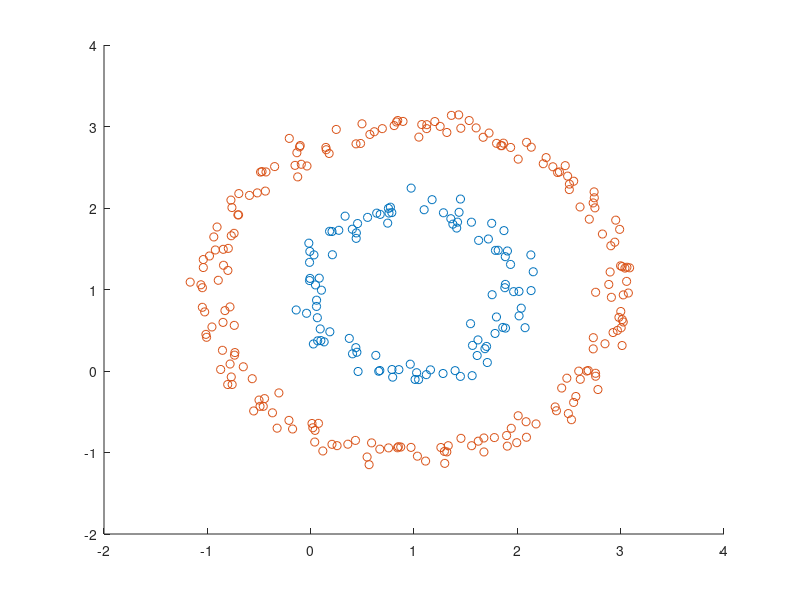
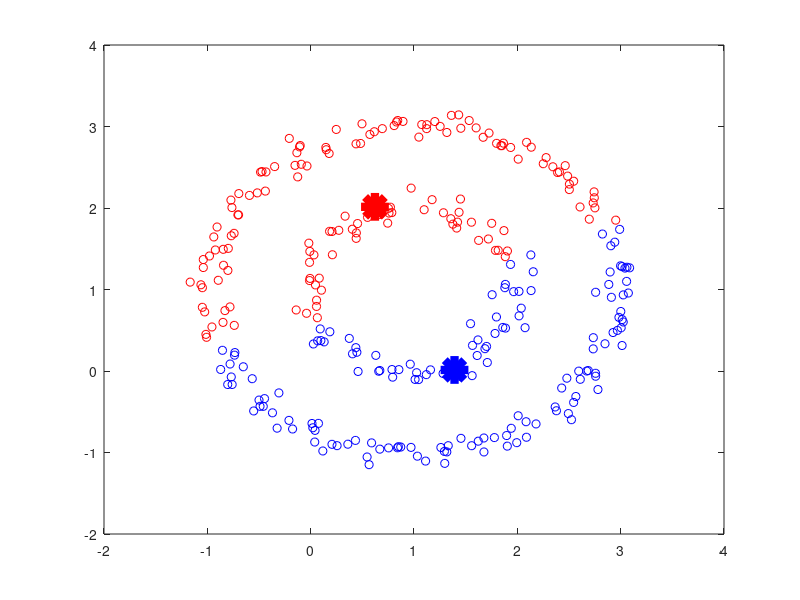

Recreate these plots in MATLAB, in order. (Note: this script raises an error after producing the figures.)
% Sample spectral technique

clear ;
close all ;

load('data.mat') ;

figure;
% Get the ground truth and plot the data scatter
% N and K come from "gen_data.m"
C1X1 = X(1:N, 1);
C1X2 = X(1:N, 2);
C2X1 = X((N+1):end, 1);
C2X2 = X((N+1):end, 2);
scatter(C1X1, C1X2) ; 
hold on ;
scatter(C2X1, C2X2) ;
%title('Scatter Plot');
print(gcf, '-depsc', '../plot/sc_sample_scatter.eps') ;

figure ;
% Ordinary K-means
[idx, c] = kmeans(X, K) ;
plot(X(idx==1, 1), X(idx==1, 2), 'ob') ;
hold on ;
plot(X(idx==2, 1), X(idx==2, 2), 'or') ;
h = plot(c(1, 1), c(1, 2), '*b') ;
set(h, 'LineWidth', 20) ;
h = plot(c(2, 1), c(2, 2), '*r') ;
set(h, 'LineWidth', 20) ;
print(gcf, '-depsc', '../plot/sc_sample_kmeans.eps') ;

figure ;
% Spectral Clustering
epsilon = 0.7 ; % Super parameter for similarity graph formation
D = dist(X') ; % Compute distance for each pair
A = double(D < epsilon) ; % Conect nearby nodes
gplot(A, X) ;
print(gcf, '-depsc', '../plot/sc_sample_adj.eps') ;
figure ;
[V, Lambda] = eigs(A, K) ; % Eigen-value decomposition, only get Largest K EVs
[idx, c] = kmeans(V, K) ; % Run ordinary K-Means
plot(X(idx==1, 1), X(idx==1, 2), 'ob') ;
hold on ;
plot(X(idx==2, 1), X(idx==2, 2), 'or') ;
print(gcf, '-depsc', '../plot/sc_sample_sc.eps') ;

figure ;
plot(V(idx==1, 1), V(idx==1, 2), 'ob') ;
hold on ;
plot(V(idx==2, 1), V(idx==2, 2), 'or') ;
print(gcf, '-depsc', '../plot/sc_sample_2d_embed.eps') ;

figure ;
theta = linspace(0, 2 * pi, 1000); 
plot(cos(theta), sin(theta)); 
hold on;
r = sqrt(sum(V.*V,2)) .* (randn(length(V), 1) * 0.01 + 1) ; 
Vn = V ./ [r, r] ;
plot(Vn(idx==1, 1), Vn(idx==1, 2), 'ob') ;
hold on ;
plot(Vn(idx==2, 1), Vn(idx==2, 2), 'or') ;
grid on;
print(gcf, '-depsc', '../plot/sc_sample_2d_embed_unit_circle.eps') ;


% h = plot(c(1, 1), c(1, 2), '*b') ;
% set(h, 'LineWidth', 20) ;
% h = plot(c(2, 1), c(2, 2), '*r') ;
% set(h, 'LineWidth', 20) ;

figure ;
%Test polar coordinate system
%1. subtract sample mean 
%2. convert from cartesian coordinate to polar coordinate
[ptheta, pr] = cart2pol(X(:,1) - mean(X(:,1)), X(:,2) - mean(X(:,2))) ;
PX = [zscore(ptheta), zscore(pr)] ;
[idx, c] = kmeans(PX, K) ;
plot(X(idx==1, 1), X(idx==1, 2), 'ob') ;
hold on ;
plot(X(idx==2, 1), X(idx==2, 2), 'or') ;
% h = plot(c(1, 1), c(1, 2), '*b') ;
% set(h, 'LineWidth', 20) ;
% h = plot(c(2, 1), c(2, 2), '*r') ;
% set(h, 'LineWidth', 20) ;
print(gcf, '-depsc', '../plot/sc_sample_pkmeans.eps') ;
